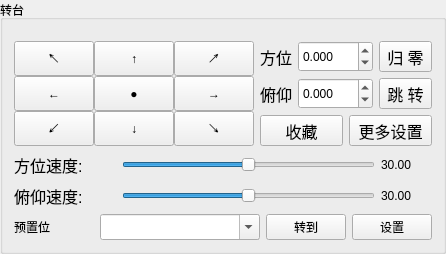
        <widget class="QGroupBox" name="groupBox_4">
         <property name="minimumSize">
          <size>
           <width>0</width>
           <height>0</height>
          </size>
         </property>
         <property name="maximumSize">
          <size>
           <width>432</width>
           <height>16777215</height>
          </size>
         </property>
         <property name="title">
          <string>转台</string>
         </property>
         <layout class="QVBoxLayout" name="verticalLayout_11" stretch="5,1">
          <item>
           <layout class="QVBoxLayout" name="verticalLayout_6" stretch="3,1,1">
            <property name="topMargin">
             <number>10</number>
            </property>
            <item>
             <layout class="QHBoxLayout" name="horizontalLayout_4" stretch="2,1">
              <property name="sizeConstraint">
               <enum>QLayout::SetMaximumSize</enum>
              </property>
              <item>
               <layout class="QVBoxLayout" name="verticalLayout_19">
                <property name="spacing">
                 <number>0</number>
                </property>
                <item>
                 <layout class="QHBoxLayout" name="horizontalLayout_21">
                  <property name="spacing">
                   <number>0</number>
                  </property>
                  <item>
                   <widget class="QPushButton" name="btnLT">
                    <property name="sizePolicy">
                     <sizepolicy hsizetype="Preferred" vsizetype="Preferred">
                      <horstretch>0</horstretch>
                      <verstretch>0</verstretch>
                     </sizepolicy>
                    </property>
                    <property name="text">
                     <string>↖</string>
                    </property>
                   </widget>
                  </item>
                  <item>
                   <widget class="QPushButton" name="btnTop">
                    <property name="sizePolicy">
                     <sizepolicy hsizetype="Preferred" vsizetype="Preferred">
                      <horstretch>0</horstretch>
                      <verstretch>0</verstretch>
                     </sizepolicy>
                    </property>
                    <property name="text">
                     <string>↑</string>
                    </property>
                   </widget>
                  </item>
                  <item>
                   <widget class="QPushButton" name="btnRT">
                    <property name="sizePolicy">
                     <sizepolicy hsizetype="Preferred" vsizetype="Preferred">
                      <horstretch>0</horstretch>
                      <verstretch>0</verstretch>
                     </sizepolicy>
                    </property>
                    <property name="text">
                     <string>↗</string>
                    </property>
                   </widget>
                  </item>
                 </layout>
                </item>
                <item>
                 <layout class="QHBoxLayout" name="horizontalLayout_22">
                  <property name="spacing">
                   <number>0</number>
                  </property>
                  <item>
                   <widget class="QPushButton" name="btnLeft">
                    <property name="sizePolicy">
                     <sizepolicy hsizetype="Preferred" vsizetype="Preferred">
                      <horstretch>0</horstretch>
                      <verstretch>0</verstretch>
                     </sizepolicy>
                    </property>
                    <property name="text">
                     <string>←</string>
                    </property>
                   </widget>
                  </item>
                  <item>
                   <widget class="QPushButton" name="btnMid">
                    <property name="sizePolicy">
                     <sizepolicy hsizetype="Preferred" vsizetype="Preferred">
                      <horstretch>0</horstretch>
                      <verstretch>0</verstretch>
                     </sizepolicy>
                    </property>
                    <property name="text">
                     <string>●</string>
                    </property>
                   </widget>
                  </item>
                  <item>
                   <widget class="QPushButton" name="btnRight">
                    <property name="sizePolicy">
                     <sizepolicy hsizetype="Preferred" vsizetype="Preferred">
                      <horstretch>0</horstretch>
                      <verstretch>0</verstretch>
                     </sizepolicy>
                    </property>
                    <property name="text">
                     <string>→</string>
                    </property>
                   </widget>
                  </item>
                 </layout>
                </item>
                <item>
                 <layout class="QHBoxLayout" name="horizontalLayout_23">
                  <property name="spacing">
                   <number>0</number>
                  </property>
                  <item>
                   <widget class="QPushButton" name="btnLB">
                    <property name="sizePolicy">
                     <sizepolicy hsizetype="Preferred" vsizetype="Preferred">
                      <horstretch>0</horstretch>
                      <verstretch>0</verstretch>
                     </sizepolicy>
                    </property>
                    <property name="text">
                     <string>↙</string>
                    </property>
                   </widget>
                  </item>
                  <item>
                   <widget class="QPushButton" name="btnBottom">
                    <property name="sizePolicy">
                     <sizepolicy hsizetype="Preferred" vsizetype="Preferred">
                      <horstretch>0</horstretch>
                      <verstretch>0</verstretch>
                     </sizepolicy>
                    </property>
                    <property name="text">
                     <string>↓</string>
                    </property>
                   </widget>
                  </item>
                  <item>
                   <widget class="QPushButton" name="btnRB">
                    <property name="sizePolicy">
                     <sizepolicy hsizetype="Preferred" vsizetype="Preferred">
                      <horstretch>0</horstretch>
                      <verstretch>0</verstretch>
                     </sizepolicy>
                    </property>
                    <property name="text">
                     <string>↘</string>
                    </property>
                   </widget>
                  </item>
                 </layout>
                </item>
               </layout>
              </item>
              <item>
               <layout class="QVBoxLayout" name="verticalLayout_20">
                <item>
                 <layout class="QHBoxLayout" name="horizontalLayout_24" stretch="1,2,1">
                  <item>
                   <widget class="QLabel" name="label_15">
                    <property name="font">
                     <font>
                      <family>Arial</family>
                      <pointsize>12</pointsize>
                     </font>
                    </property>
                    <property name="text">
                     <string>方位</string>
                    </property>
                   </widget>
                  </item>
                  <item>
                   <widget class="QDoubleSpinBox" name="doubleSpinBox_sfx">
                    <property name="sizePolicy">
                     <sizepolicy hsizetype="Preferred" vsizetype="Preferred">
                      <horstretch>0</horstretch>
                      <verstretch>0</verstretch>
                     </sizepolicy>
                    </property>
                    <property name="decimals">
                     <number>3</number>
                    </property>
                    <property name="minimum">
                     <double>-360.000000000000000</double>
                    </property>
                    <property name="maximum">
                     <double>360.000000000000000</double>
                    </property>
                    <property name="singleStep">
                     <double>0.001000000000000</double>
                    </property>
                   </widget>
                  </item>
                  <item>
                   <widget class="QToolButton" name="btn_sf_guizhong">
                    <property name="sizePolicy">
                     <sizepolicy hsizetype="Preferred" vsizetype="Preferred">
                      <horstretch>0</horstretch>
                      <verstretch>0</verstretch>
                     </sizepolicy>
                    </property>
                    <property name="font">
                     <font>
                      <family>Arial</family>
                      <pointsize>12</pointsize>
                     </font>
                    </property>
                    <property name="text">
                     <string>归 零</string>
                    </property>
                   </widget>
                  </item>
                 </layout>
                </item>
                <item>
                 <layout class="QHBoxLayout" name="horizontalLayout_25" stretch="1,2,1">
                  <item>
                   <widget class="QLabel" name="label_18">
                    <property name="font">
                     <font>
                      <family>Arial</family>
                      <pointsize>12</pointsize>
                     </font>
                    </property>
                    <property name="text">
                     <string>俯仰</string>
                    </property>
                   </widget>
                  </item>
                  <item>
                   <widget class="QDoubleSpinBox" name="doubleSpinBox_sfy">
                    <property name="sizePolicy">
                     <sizepolicy hsizetype="Preferred" vsizetype="Preferred">
                      <horstretch>0</horstretch>
                      <verstretch>0</verstretch>
                     </sizepolicy>
                    </property>
                    <property name="decimals">
                     <number>3</number>
                    </property>
                    <property name="minimum">
                     <double>-120.000000000000000</double>
                    </property>
                    <property name="maximum">
                     <double>120.000000000000000</double>
                    </property>
                    <property name="singleStep">
                     <double>0.001000000000000</double>
                    </property>
                    <property name="value">
                     <double>0.000000000000000</double>
                    </property>
                   </widget>
                  </item>
                  <item>
                   <widget class="QToolButton" name="btn_sf_shuyin">
                    <property name="sizePolicy">
                     <sizepolicy hsizetype="Preferred" vsizetype="Preferred">
                      <horstretch>0</horstretch>
                      <verstretch>0</verstretch>
                     </sizepolicy>
                    </property>
                    <property name="font">
                     <font>
                      <family>Arial</family>
                      <pointsize>12</pointsize>
                     </font>
                    </property>
                    <property name="text">
                     <string>跳 转</string>
                    </property>
                   </widget>
                  </item>
                 </layout>
                </item>
                <item>
                 <layout class="QHBoxLayout" name="horizontalLayout_26" stretch="1,1">
                  <item>
                   <widget class="QToolButton" name="btn_sf_shoucang">
                    <property name="sizePolicy">
                     <sizepolicy hsizetype="Preferred" vsizetype="Preferred">
                      <horstretch>0</horstretch>
                      <verstretch>0</verstretch>
                     </sizepolicy>
                    </property>
                    <property name="font">
                     <font>
                      <family>Arial</family>
                      <pointsize>12</pointsize>
                     </font>
                    </property>
                    <property name="text">
                     <string>收藏</string>
                    </property>
                   </widget>
                  </item>
                  <item>
                   <widget class="QToolButton" name="btn_sf_more">
                    <property name="sizePolicy">
                     <sizepolicy hsizetype="Preferred" vsizetype="Preferred">
                      <horstretch>0</horstretch>
                      <verstretch>0</verstretch>
                     </sizepolicy>
                    </property>
                    <property name="font">
                     <font>
                      <family>Arial</family>
                      <pointsize>12</pointsize>
                     </font>
                    </property>
                    <property name="text">
                     <string>更多设置</string>
                    </property>
                   </widget>
                  </item>
                 </layout>
                </item>
               </layout>
              </item>
             </layout>
            </item>
            <item>
             <layout class="QHBoxLayout" name="horizontalLayout_40" stretch="2,5,1">
              <property name="sizeConstraint">
               <enum>QLayout::SetMinimumSize</enum>
              </property>
              <item>
               <widget class="QLabel" name="group2HorSpeed">
                <property name="minimumSize">
                 <size>
                  <width>0</width>
                  <height>25</height>
                 </size>
                </property>
                <property name="font">
                 <font>
                  <family>Arial</family>
                  <pointsize>12</pointsize>
                 </font>
                </property>
                <property name="text">
                 <string>方位速度:</string>
                </property>
               </widget>
              </item>
              <item>
               <widget class="QSlider" name="Slider_speedx">
                <property name="sizePolicy">
                 <sizepolicy hsizetype="Preferred" vsizetype="Preferred">
                  <horstretch>0</horstretch>
                  <verstretch>0</verstretch>
                 </sizepolicy>
                </property>
                <property name="minimumSize">
                 <size>
                  <width>0</width>
                  <height>10</height>
                 </size>
                </property>
                <property name="minimum">
                 <number>1</number>
                </property>
                <property name="maximum">
                 <number>6000</number>
                </property>
                <property name="pageStep">
                 <number>1</number>
                </property>
                <property name="value">
                 <number>3000</number>
                </property>
                <property name="orientation">
                 <enum>Qt::Horizontal</enum>
                </property>
               </widget>
              </item>
              <item>
               <widget class="QLabel" name="label_speedx_2">
                <property name="minimumSize">
                 <size>
                  <width>0</width>
                  <height>25</height>
                 </size>
                </property>
                <property name="text">
                 <string>30.00</string>
                </property>
               </widget>
              </item>
             </layout>
            </item>
            <item>
             <layout class="QHBoxLayout" name="horizontalLayout_42" stretch="2,5,1">
              <property name="sizeConstraint">
               <enum>QLayout::SetMinimumSize</enum>
              </property>
              <item>
               <widget class="QLabel" name="group2VerSpeed">
                <property name="minimumSize">
                 <size>
                  <width>0</width>
                  <height>25</height>
                 </size>
                </property>
                <property name="font">
                 <font>
                  <family>Arial</family>
                  <pointsize>12</pointsize>
                 </font>
                </property>
                <property name="text">
                 <string>俯仰速度:</string>
                </property>
               </widget>
              </item>
              <item>
               <widget class="QSlider" name="Slider_speedy">
                <property name="sizePolicy">
                 <sizepolicy hsizetype="Preferred" vsizetype="Preferred">
                  <horstretch>0</horstretch>
                  <verstretch>0</verstretch>
                 </sizepolicy>
                </property>
                <property name="minimumSize">
                 <size>
                  <width>0</width>
                  <height>10</height>
                 </size>
                </property>
                <property name="minimum">
                 <number>1</number>
                </property>
                <property name="maximum">
                 <number>6000</number>
                </property>
                <property name="pageStep">
                 <number>1</number>
                </property>
                <property name="value">
                 <number>3000</number>
                </property>
                <property name="orientation">
                 <enum>Qt::Horizontal</enum>
                </property>
               </widget>
              </item>
              <item>
               <widget class="QLabel" name="label_speedy_2">
                <property name="minimumSize">
                 <size>
                  <width>0</width>
                  <height>25</height>
                 </size>
                </property>
                <property name="text">
                 <string>30.00</string>
                </property>
               </widget>
              </item>
             </layout>
            </item>
           </layout>
          </item>
          <item>
           <layout class="QHBoxLayout" name="horizontalLayout_19" stretch="1,2,1,1">
            <item>
             <widget class="QLabel" name="label_7">
              <property name="text">
               <string>预置位</string>
              </property>
             </widget>
            </item>
            <item>
             <widget class="QComboBox" name="cbx_sf_yzw_num">
              <property name="sizePolicy">
               <sizepolicy hsizetype="Preferred" vsizetype="Preferred">
                <horstretch>0</horstretch>
                <verstretch>0</verstretch>
               </sizepolicy>
              </property>
              <property name="editable">
               <bool>true</bool>
              </property>
             </widget>
            </item>
            <item>
             <widget class="QPushButton" name="btn_sf_toyzw">
              <property name="sizePolicy">
               <sizepolicy hsizetype="Preferred" vsizetype="Preferred">
                <horstretch>0</horstretch>
                <verstretch>0</verstretch>
               </sizepolicy>
              </property>
              <property name="text">
               <string>转到</string>
              </property>
             </widget>
            </item>
            <item>
             <widget class="QPushButton" name="btn_sf_insert">
              <property name="sizePolicy">
               <sizepolicy hsizetype="Preferred" vsizetype="Preferred">
                <horstretch>0</horstretch>
                <verstretch>0</verstretch>
               </sizepolicy>
              </property>
              <property name="text">
               <string>设置</string>
              </property>
             </widget>
            </item>
           </layout>
          </item>
         </layout>
        </widget>
